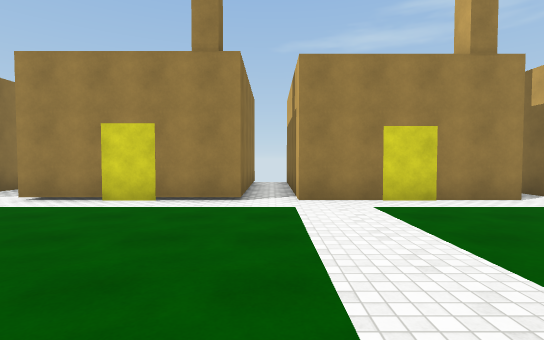
view 1 (above)

14 first-person views from a walk through a Unity game level. The camera is 1.5 m above the floor, tilts 2° down and sees 85° across. The floor is counted in squares, 2 m on a side. Each view is taken from the middle of a square. On the plan, view 1 faces up. The plan holds only what a view shows up to about 10 squares ahead; the rest is blank. The place goes on beyond the plan. Surface patterns are stand-ins for the level's own textures.

view 2
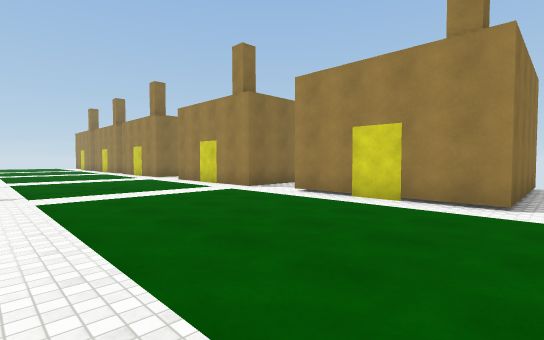

view 3
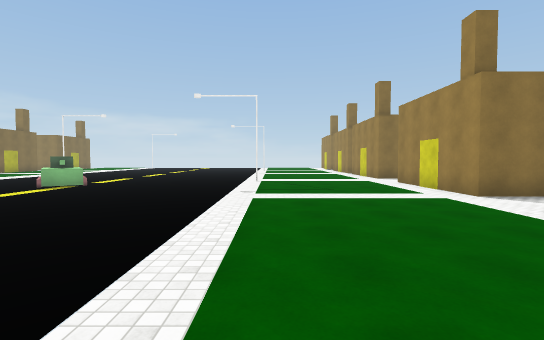

view 4
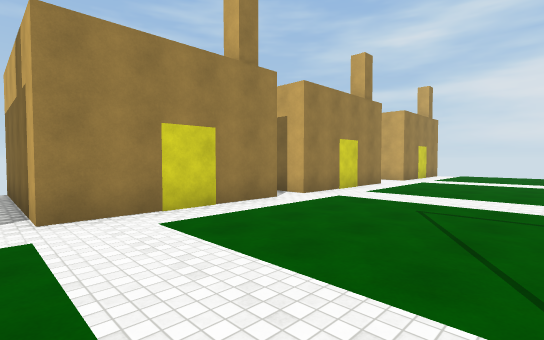

view 5
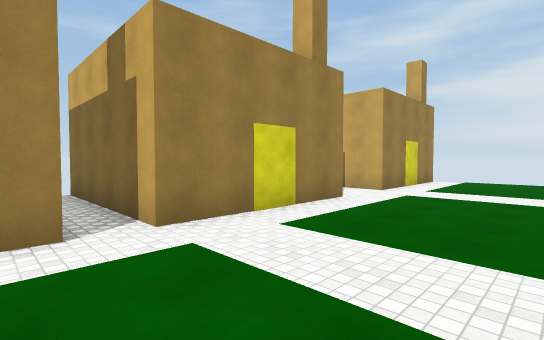

view 6
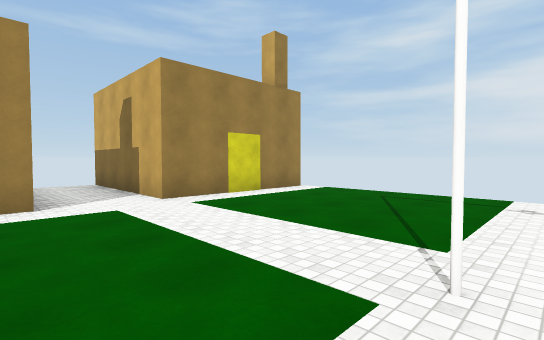

view 7
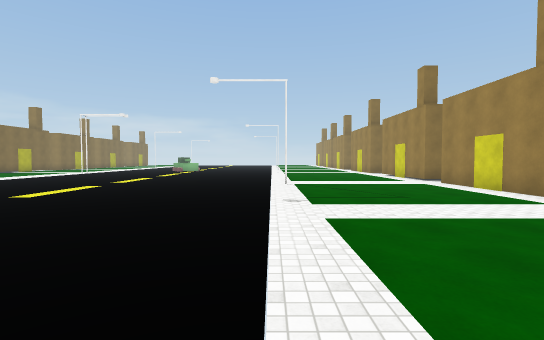

view 8
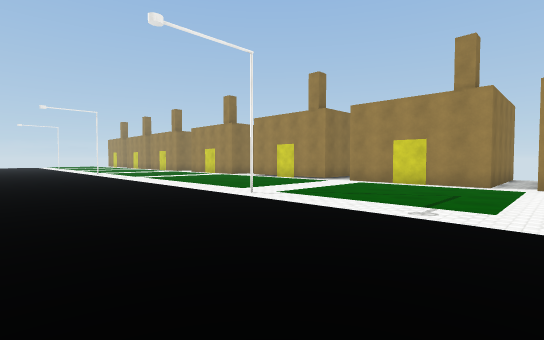

view 9
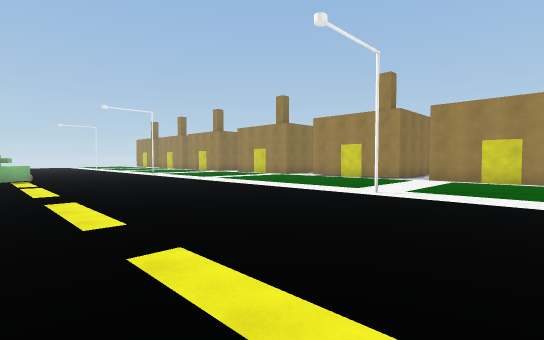

view 10
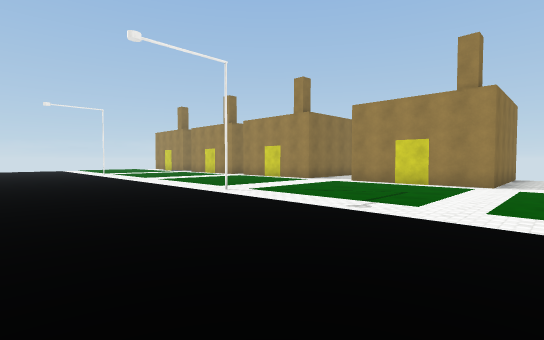

view 11
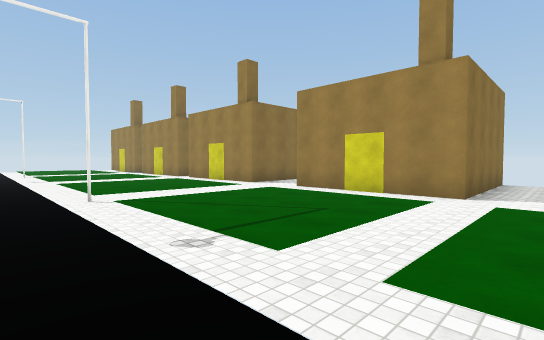

view 12
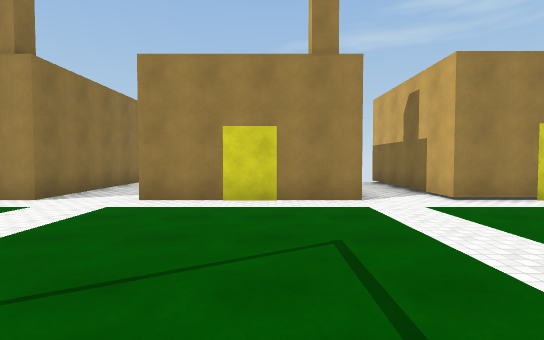

view 13
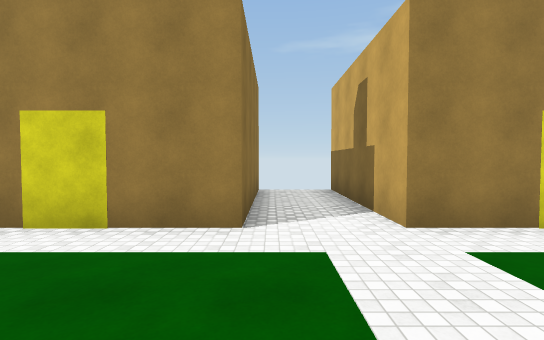

view 14
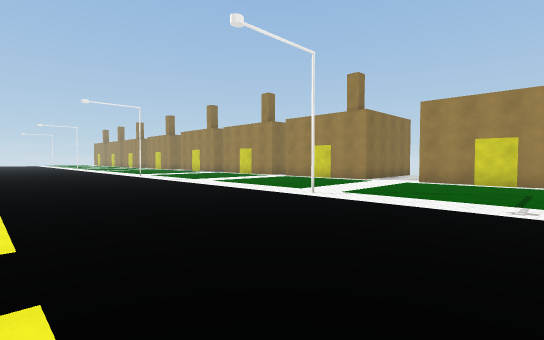

### Floor plan
Key: @ floor where view 1 was taken; # wall or solid block; . floor; H house; O other object.
Columns run from 14 left of view 1 to 16 right of it. Each row starts with its distance up from view 1.
 10   H H   HH   H H    H     H
  9  H..H  H..H  H.H  H.H   ..H
  8  H..H  H..H  H.H  H.H   ..H
  7  H..H  H..H  H.H  H.H   ..H
  6 HH..HHHH..HHHH.HHHH.HHHH..HHHHH
  5 ..............................
  4 ..............................
  3 ..............................
  2 ..............................
  1 ..............................
  0 ...#..........@#.........#....
 -1 ..........................
 -2 .........................
 -3 .........................
 -4 ........................
 -5     .O...................    .
 -6     OO....... .....
 -7     ..        ....
 -8               ..

Positions as (right, up) in squares from view 1, and headings:
1: (0, 0), facing up
2: (0, 0), facing up-left
3: (0, 1), facing left
4: (0, 1), facing up-right
5: (4, 2), facing up-right
6: (9, 0), facing up-right
7: (10, 0), facing left
8: (6, -4), facing up-left
9: (4, -6), facing up-left
10: (-5, -4), facing up-left
11: (-5, -1), facing up-left
12: (-8, 0), facing up
13: (-12, 2), facing up
14: (15, -5), facing up-left
